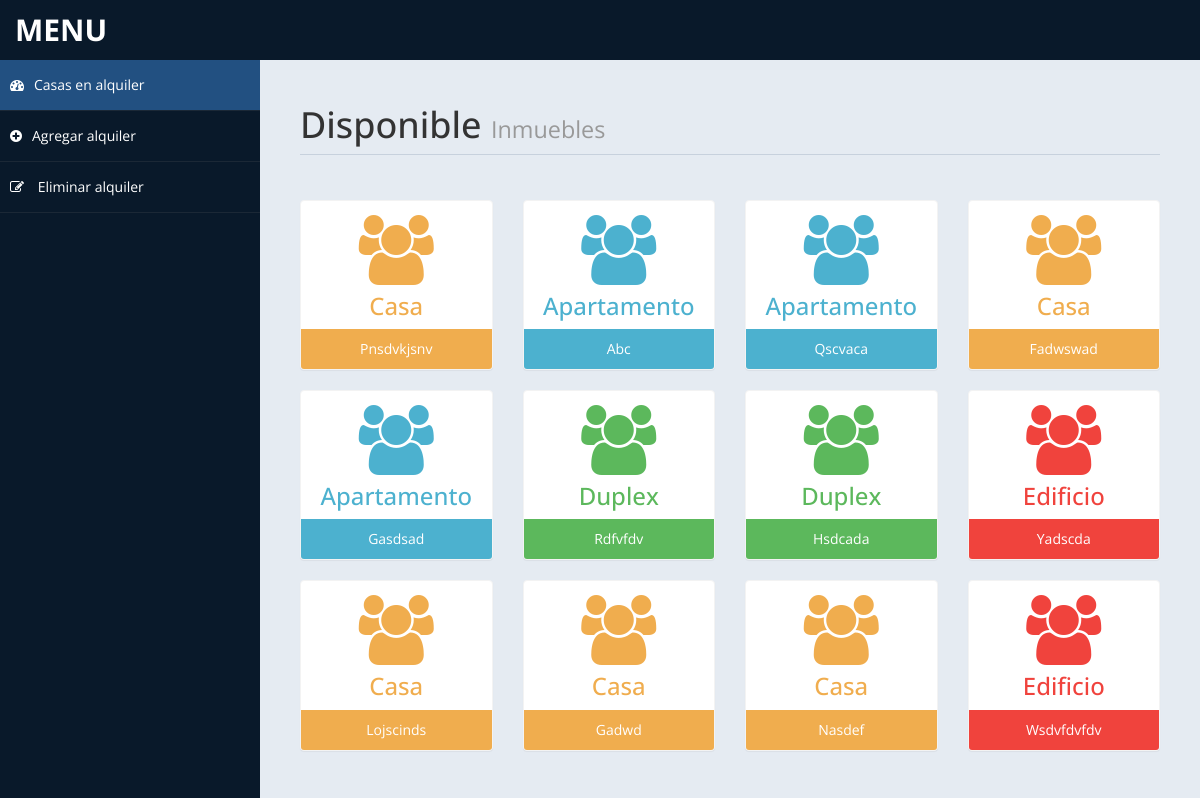
Screenshot of /admin/settings.php (signed in) with the database file from the repository.
### tables this page shows
CREATE TABLE `housing` (
  `id` int(10) UNSIGNED NOT NULL,
  `titulo` varchar(40) NOT NULL,
  `type` varchar(15) DEFAULT NULL,
  `form` varchar(20) NOT NULL,
  `price` double(8,2) DEFAULT NULL,
  `owner` int(10) UNSIGNED DEFAULT NULL,
  `description` varchar(80) DEFAULT NULL
);

### admin/settings.php (the view, shortened to what this page needs)
<!DOCTYPE html>
<html xmlns="http://www.w3.org/1999/xhtml">
<head>
    <link href="assets/css/bootstrap.css" rel="stylesheet" />
    <link href="assets/css/font-awesome.css" rel="stylesheet" />
    <link href="assets/css/custom-styles.css" rel="stylesheet" />
</head>
<body>
    <div id="wrapper">
        <nav class="navbar navbar-default top-navbar" role="navigation">
            <div class="navbar-header">
                <a class="navbar-brand" href="home.php">Menu</a>
            </div>
        </nav>
        <nav class="navbar-default navbar-side" role="navigation">
            <div class="sidebar-collapse">
                <ul class="nav" id="main-menu">
                    <li>
                        <a class="active-menu" href="settings.php"><i class="fa fa-dashboard"></i>Casas en alquiler
</a>
                    </li>
					<li>
                        <a  href="casas.php"><i class="fa fa-plus-circle"></i>Agregar alquiler</a>
                    </li>
                    <li>
                        <a   href="casasdel.php"><i class="fa fa-pencil-square-o"></i> Eliminar alquiler
</a>
                    </li>
            </div>
        </nav>
        <div id="page-wrapper" >
            <div id="page-inner">
			 <div class="row">
                    <div class="col-md-12">
                        <h1 class="page-header">
                           Disponible
 <small> Inmuebles</small>
                        </h1>
                    </div>
                </div>
            <?php
						include ('db.php');
						$sql = "select * from housing";
						$re = mysqli_query($con,$sql)
				?>
                <div class="row">
				<?php
										while($row= mysqli_fetch_array($re))
										{
												$id = $row['type'];
											if($id == "Apartamento")
											{
												echo"<div class='col-md-3 col-sm-12 col-xs-12'>
													<div class='panel panel-primary text-center no-boder bg-color-blue'>
														<div class='panel-body'>
															<i class='fa fa-users fa-5x'></i>
															<h3>".$row['type']."</h3>
														</div>
														<div class='panel-footer back-footer-blue'>
															".$row['titulo']."
														</div>
													</div>
												</div>";
											}
											else if ($id == "Duplex")
											{
												echo"<div class='col-md-3 col-sm-12 col-xs-12'>
													<div class='panel panel-primary text-center no-boder bg-color-green'>
														<div class='panel-body'>
															<i class='fa fa-users fa-5x'></i>
															<h3>".$row['type']."</h3>
														</div>
														<div class='panel-footer back-footer-green'>
															".$row['titulo']."
														</div>
													</div>
												</div>";
											}
											else if($id =="Casa")
											{
												echo"<div class='col-md-3 col-sm-12 col-xs-12'>
													<div class='panel panel-primary text-center no-boder bg-color-brown'>
														<div class='panel-body'>
															<i class='fa fa-users fa-5x'></i>
															<h3>".$row['type']."</h3>
														</div>
														<div class='panel-footer back-footer-brown'>
															".$row['titulo']."
														</div>
													</div>
												</div>";
											}
											else if($id =="Edificio")
											{
												echo"<div class='col-md-3 col-sm-12 col-xs-12'>
													<div class='panel panel-primary text-center no-boder bg-color-red'>
														<div class='panel-body'>
															<i class='fa fa-users fa-5x'></i>
															<h3>".$row['type']."</h3>
														</div>
														<div class='panel-footer back-footer-red'>
															".$row['titulo']."
														</div>
													</div>
												</div>";
											}
										}
									?>
                </div>
            </div>
        </div>
</body>
</html>

### admin/assets/css/custom-styles.css (style rules this page uses)
body { font-family: 'Open Sans', sans-serif; }
#wrapper { width: 100%; background:#09192A; }
#page-wrapper { padding: 15px 15px; min-height: 600px; background:#E5EBF2; }
#page-inner { width:100%; margin:10px 20px 10px 0px; background-color:transparent; padding:10px; min-height:1200px; }
.text-center { text-align:center; }
.no-boder { border:1px solid #f3f3f3; }
h1, .h1, h2, .h2, h3, .h3 { margin-top: 7px; margin-bottom: -5px; }
.page-header { padding-bottom: 9px; margin: 10px 0 45px; border-bottom: 1px solid #C7D1DD; }
.bg-color-green { background-color: #fff; color: #5cb85c; }
.bg-color-blue { background-color: #fff; color: #4CB1CF }
.bg-color-red { background-color: #fff; color:#F0433D; }
.bg-color-brown { background-color: #fff; color:#f0ad4e; }
.back-footer-green { background-color: #5cb85c; color:#fff; border-top: 0px solid #fff; }
.back-footer-red { background-color: #F0433D; color:#fff; border-top: 0px solid #fff; }
.back-footer-blue { background-color: #4CB1CF; color:#fff; border-top: 0px solid #fff; }
.back-footer-brown { background-color: #f0ad4e; color:#fff; border-top: 0px solid #fff; }
.top-navbar { margin:0px; }
.top-navbar .navbar-brand { color: #fff; width: 260px; text-align: left; height: 60px; font-size: 30px; font-weight: 700; text-transform: uppercase; line-height: 30px; }
.active-menu { background-color:#225081!important; }
.sidebar-collapse , .sidebar-collapse .nav { background:none; }
.sidebar-collapse .nav { padding:0; }
.sidebar-collapse .nav > li > a { color:#fff; background:transparent; text-shadow:none; }
.sidebar-collapse > .nav > li > a { padding:15px 10px; }
.sidebar-collapse > .nav > li { border-bottom: 1px solid rgba(107, 108, 109, 0.19); }
.navbar-side { border:none; background-color: transparent; }
.top-navbar { background:#09192A; border-bottom:none; }
.navbar-default { border:0px solid black; }
.navbar-header { background: #09192A; }
.nav > li > a > i { margin-right:10px; }
@media (min-width:768px) { #page-wrapper { margin: 0 0 0 260px; padding: 15px 30px; min-height: 1200px; } }
@media (min-width:768px) { .navbar-side { z-index: 1; position: absolute; width: 260px; } }
@media (min-width:768px) { .navbar { border-radius: 0px; } }

### rows the page displays
housing: type "Casa", titulo "Pnsdvkjsnv"
housing: type "Apartamento", titulo "Abc"
housing: type "Apartamento", titulo "Qscvaca"
housing: type "Casa", titulo "Fadwswad"
housing: type "Apartamento", titulo "Gasdsad"
housing: type "Duplex", titulo "Rdfvfdv"
housing: type "Duplex", titulo "Hsdcada"
housing: type "Edificio", titulo "Yadscda"
housing: type "Casa", titulo "Lojscinds"
housing: type "Casa", titulo "Gadwd"
housing: type "Casa", titulo "Nasdef"
housing: type "Edificio", titulo "Wsdvfdvfdv"
